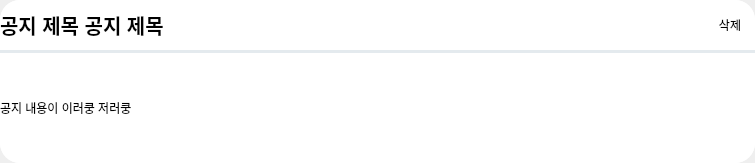
<?xml version="1.0" encoding="UTF-8"?>
<ui version="4.0">
 <class>Notice_widget</class>
 <widget class="QWidget" name="Notice_widget">
  <property name="geometry">
   <rect>
    <x>0</x>
    <y>0</y>
    <width>755</width>
    <height>163</height>
   </rect>
  </property>
  <property name="windowTitle">
   <string>Form</string>
  </property>
  <layout class="QVBoxLayout" name="verticalLayout_2">
   <property name="leftMargin">
    <number>0</number>
   </property>
   <property name="topMargin">
    <number>0</number>
   </property>
   <property name="rightMargin">
    <number>0</number>
   </property>
   <property name="bottomMargin">
    <number>0</number>
   </property>
   <item>
    <widget class="QFrame" name="main_frame">
     <property name="minimumSize">
      <size>
       <width>755</width>
       <height>163</height>
      </size>
     </property>
     <property name="maximumSize">
      <size>
       <width>755</width>
       <height>163</height>
      </size>
     </property>
     <property name="styleSheet">
      <string notr="true">background-color: rgb(255, 255, 255);
border-radius:20px;</string>
     </property>
     <property name="frameShape">
      <enum>QFrame::StyledPanel</enum>
     </property>
     <property name="frameShadow">
      <enum>QFrame::Raised</enum>
     </property>
     <layout class="QVBoxLayout" name="verticalLayout">
      <property name="spacing">
       <number>0</number>
      </property>
      <property name="leftMargin">
       <number>0</number>
      </property>
      <property name="topMargin">
       <number>0</number>
      </property>
      <property name="rightMargin">
       <number>0</number>
      </property>
      <property name="bottomMargin">
       <number>0</number>
      </property>
      <item>
       <layout class="QHBoxLayout" name="h_lay">
        <property name="spacing">
         <number>0</number>
        </property>
        <item>
         <widget class="QLabel" name="label">
          <property name="font">
           <font>
            <pointsize>15</pointsize>
            <weight>75</weight>
            <bold>true</bold>
           </font>
          </property>
          <property name="text">
           <string>공지 제목 공지 제목</string>
          </property>
         </widget>
        </item>
        <item>
         <widget class="QPushButton" name="del_btn">
          <property name="maximumSize">
           <size>
            <width>50</width>
            <height>50</height>
           </size>
          </property>
          <property name="text">
           <string>삭제</string>
          </property>
         </widget>
        </item>
       </layout>
      </item>
      <item>
       <widget class="Line" name="line">
        <property name="styleSheet">
         <string notr="true">background-color: #E4EAEE;</string>
        </property>
        <property name="orientation">
         <enum>Qt::Horizontal</enum>
        </property>
       </widget>
      </item>
      <item>
       <widget class="QLabel" name="detail_lab">
        <property name="text">
         <string>공지 내용이 이러쿵 저러쿵</string>
        </property>
        <property name="wordWrap">
         <bool>true</bool>
        </property>
       </widget>
      </item>
     </layout>
    </widget>
   </item>
  </layout>
 </widget>
 <resources/>
 <connections/>
</ui>
